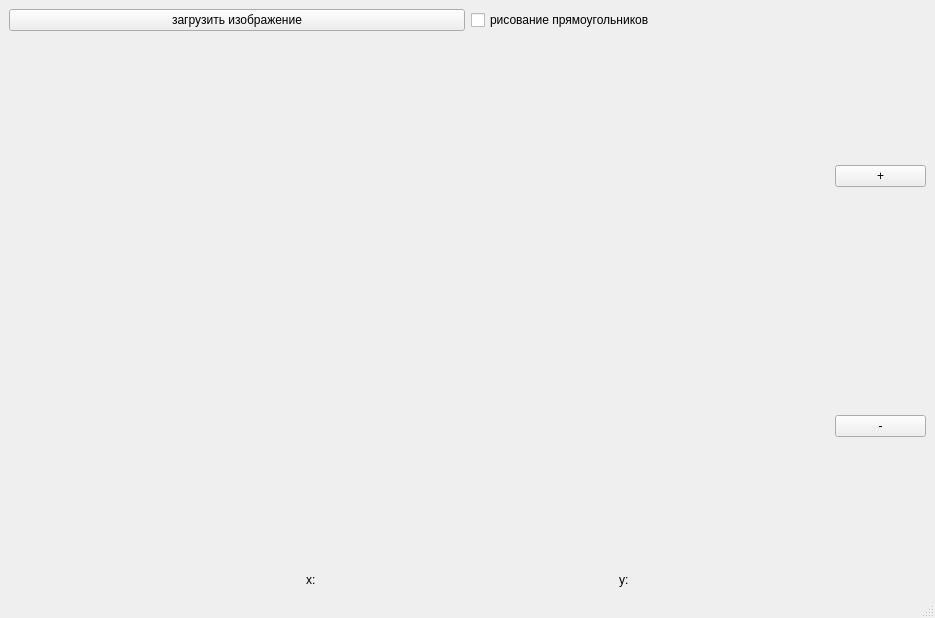
<?xml version="1.0" encoding="UTF-8"?>
<ui version="4.0">
 <class>MainWindow</class>
 <widget class="QMainWindow" name="MainWindow">
  <property name="geometry">
   <rect>
    <x>0</x>
    <y>0</y>
    <width>935</width>
    <height>618</height>
   </rect>
  </property>
  <property name="windowTitle">
   <string>MainWindow</string>
  </property>
  <property name="styleSheet">
   <string notr="true"/>
  </property>
  <widget class="QWidget" name="centralwidget">
   <property name="styleSheet">
    <string notr="true"/>
   </property>
   <layout class="QVBoxLayout" name="verticalLayout_2" stretch="5,90,5">
    <item>
     <layout class="QHBoxLayout" name="horizontalLayout">
      <item>
       <widget class="QPushButton" name="button_load">
        <property name="text">
         <string>загрузить изображение</string>
        </property>
       </widget>
      </item>
      <item>
       <widget class="QCheckBox" name="checkBox">
        <property name="text">
         <string>рисование прямоугольников</string>
        </property>
       </widget>
      </item>
     </layout>
    </item>
    <item>
     <layout class="QHBoxLayout" name="horizontalLayout_2" stretch="9,1">
      <item>
       <widget class="ImageWidget" name="image_widget" native="true">
        <property name="sizePolicy">
         <sizepolicy hsizetype="Expanding" vsizetype="Expanding">
          <horstretch>0</horstretch>
          <verstretch>0</verstretch>
         </sizepolicy>
        </property>
        <property name="minimumSize">
         <size>
          <width>100</width>
          <height>100</height>
         </size>
        </property>
        <property name="styleSheet">
         <string notr="true"/>
        </property>
       </widget>
      </item>
      <item>
       <layout class="QVBoxLayout" name="verticalLayout" stretch="0,0">
        <property name="spacing">
         <number>100</number>
        </property>
        <item>
         <widget class="QPushButton" name="button_plus">
          <property name="sizePolicy">
           <sizepolicy hsizetype="Preferred" vsizetype="Fixed">
            <horstretch>0</horstretch>
            <verstretch>0</verstretch>
           </sizepolicy>
          </property>
          <property name="text">
           <string>+</string>
          </property>
         </widget>
        </item>
        <item>
         <widget class="QPushButton" name="button_minus">
          <property name="sizePolicy">
           <sizepolicy hsizetype="Preferred" vsizetype="Fixed">
            <horstretch>0</horstretch>
            <verstretch>0</verstretch>
           </sizepolicy>
          </property>
          <property name="text">
           <string>-</string>
          </property>
         </widget>
        </item>
       </layout>
      </item>
     </layout>
    </item>
    <item>
     <layout class="QHBoxLayout" name="horizontalLayout_3">
      <item>
       <widget class="QLabel" name="label_x">
        <property name="sizePolicy">
         <sizepolicy hsizetype="Maximum" vsizetype="Maximum">
          <horstretch>0</horstretch>
          <verstretch>0</verstretch>
         </sizepolicy>
        </property>
        <property name="text">
         <string>x:</string>
        </property>
       </widget>
      </item>
      <item>
       <widget class="QLabel" name="label_y">
        <property name="sizePolicy">
         <sizepolicy hsizetype="Maximum" vsizetype="Maximum">
          <horstretch>0</horstretch>
          <verstretch>0</verstretch>
         </sizepolicy>
        </property>
        <property name="text">
         <string>y:</string>
        </property>
       </widget>
      </item>
     </layout>
    </item>
   </layout>
  </widget>
  <widget class="QMenuBar" name="menubar">
   <property name="geometry">
    <rect>
     <x>0</x>
     <y>0</y>
     <width>935</width>
     <height>23</height>
    </rect>
   </property>
  </widget>
  <widget class="QStatusBar" name="statusbar"/>
 </widget>
 <customwidgets>
  <customwidget>
   <class>ImageWidget</class>
   <extends>QWidget</extends>
   <header>imagewidget.h</header>
   <container>1</container>
  </customwidget>
 </customwidgets>
 <resources/>
 <connections/>
</ui>
